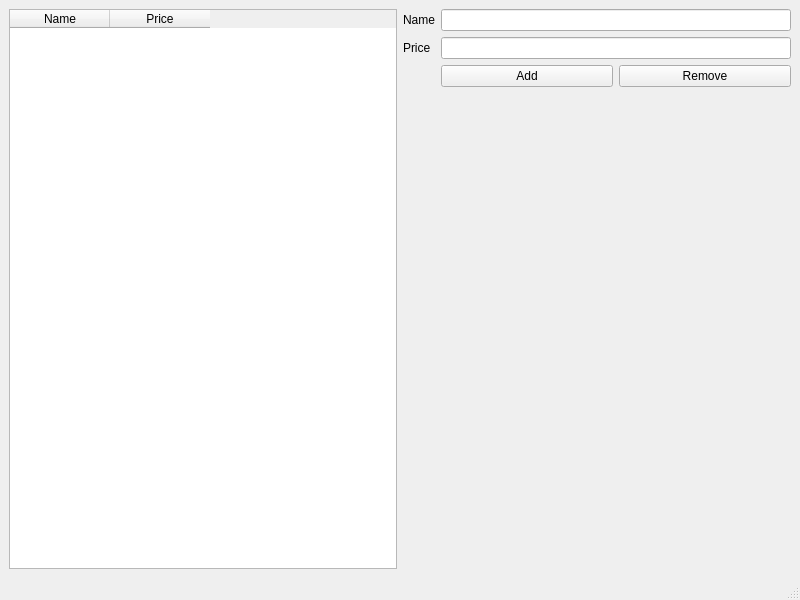
<?xml version="1.0" encoding="UTF-8"?>
<ui version="4.0">
 <class>Editor</class>
 <widget class="QMainWindow" name="Editor">
  <property name="enabled">
   <bool>true</bool>
  </property>
  <property name="geometry">
   <rect>
    <x>0</x>
    <y>0</y>
    <width>800</width>
    <height>600</height>
   </rect>
  </property>
  <property name="windowTitle">
   <string>Editor</string>
  </property>
  <widget class="QWidget" name="centralwidget">
   <layout class="QVBoxLayout" name="verticalLayout">
    <item>
     <layout class="QHBoxLayout" name="horizontalLayout">
      <item>
       <widget class="QTableWidget" name="tableWidget">
        <column>
         <property name="text">
          <string>Name</string>
         </property>
        </column>
        <column>
         <property name="text">
          <string>Price</string>
         </property>
        </column>
       </widget>
      </item>
      <item>
       <layout class="QFormLayout" name="formLayout">
        <item row="0" column="0">
         <widget class="QLabel" name="label_2">
          <property name="text">
           <string>Name</string>
          </property>
         </widget>
        </item>
        <item row="0" column="1">
         <widget class="QLineEdit" name="NameLineEdit"/>
        </item>
        <item row="1" column="0">
         <widget class="QLabel" name="label">
          <property name="text">
           <string>Price</string>
          </property>
         </widget>
        </item>
        <item row="1" column="1">
         <widget class="QLineEdit" name="PriceLineEdit"/>
        </item>
        <item row="2" column="1">
         <layout class="QHBoxLayout" name="horizontalLayout_3">
          <item>
           <widget class="QPushButton" name="addButton">
            <property name="text">
             <string>Add</string>
            </property>
           </widget>
          </item>
          <item>
           <widget class="QPushButton" name="removeButton">
            <property name="text">
             <string>Remove</string>
            </property>
           </widget>
          </item>
         </layout>
        </item>
       </layout>
      </item>
     </layout>
    </item>
   </layout>
  </widget>
  <widget class="QMenuBar" name="menubar">
   <property name="geometry">
    <rect>
     <x>0</x>
     <y>0</y>
     <width>800</width>
     <height>22</height>
    </rect>
   </property>
  </widget>
  <widget class="QStatusBar" name="statusbar"/>
 </widget>
 <resources/>
 <connections/>
</ui>
